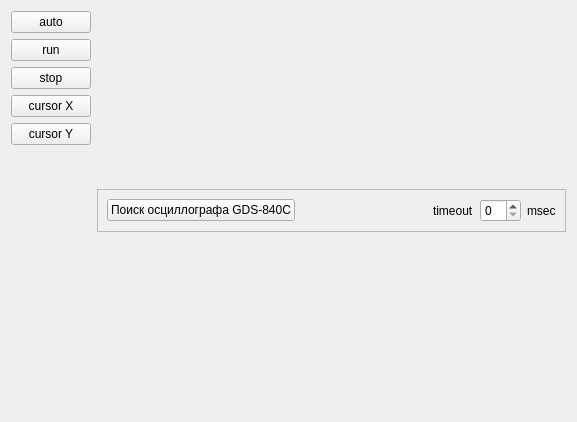
<?xml version="1.0" encoding="UTF-8"?>
<ui version="4.0">
 <class>Oscilloscope_GDS_840C</class>
 <widget class="QWidget" name="Oscilloscope_GDS_840C">
  <property name="geometry">
   <rect>
    <x>0</x>
    <y>0</y>
    <width>577</width>
    <height>422</height>
   </rect>
  </property>
  <property name="windowTitle">
   <string>Form</string>
  </property>
  <layout class="QHBoxLayout" name="horizontalLayout">
   <item>
    <layout class="QVBoxLayout" name="verticalLayout">
     <item>
      <widget class="QPushButton" name="btn_auto">
       <property name="text">
        <string>auto</string>
       </property>
      </widget>
     </item>
     <item>
      <widget class="QPushButton" name="btn_run">
       <property name="text">
        <string>run</string>
       </property>
      </widget>
     </item>
     <item>
      <widget class="QPushButton" name="btn_stop">
       <property name="text">
        <string>stop</string>
       </property>
      </widget>
     </item>
     <item>
      <widget class="QPushButton" name="btn_cursor_X">
       <property name="text">
        <string>cursor X</string>
       </property>
       <property name="checkable">
        <bool>true</bool>
       </property>
      </widget>
     </item>
     <item>
      <widget class="QPushButton" name="btn_cursor_Y">
       <property name="text">
        <string>cursor Y</string>
       </property>
       <property name="checkable">
        <bool>true</bool>
       </property>
      </widget>
     </item>
     <item>
      <spacer name="verticalSpacer">
       <property name="orientation">
        <enum>Qt::Vertical</enum>
       </property>
       <property name="sizeHint" stdset="0">
        <size>
         <width>20</width>
         <height>40</height>
        </size>
       </property>
      </spacer>
     </item>
    </layout>
   </item>
   <item>
    <layout class="QVBoxLayout" name="verticalLayout_2">
     <item>
      <widget class="QFrame" name="frame">
       <property name="sizePolicy">
        <sizepolicy hsizetype="Preferred" vsizetype="Fixed">
         <horstretch>0</horstretch>
         <verstretch>0</verstretch>
        </sizepolicy>
       </property>
       <property name="frameShape">
        <enum>QFrame::StyledPanel</enum>
       </property>
       <property name="frameShadow">
        <enum>QFrame::Raised</enum>
       </property>
       <layout class="QHBoxLayout" name="horizontalLayout_3">
        <item>
         <widget class="QPushButton" name="btn_find_device">
          <property name="text">
           <string>Поиск осциллографа GDS-840C</string>
          </property>
         </widget>
        </item>
        <item>
         <spacer name="horizontalSpacer">
          <property name="orientation">
           <enum>Qt::Horizontal</enum>
          </property>
          <property name="sizeHint" stdset="0">
           <size>
            <width>40</width>
            <height>20</height>
           </size>
          </property>
         </spacer>
        </item>
        <item>
         <widget class="QLabel" name="label">
          <property name="text">
           <string>timeout</string>
          </property>
         </widget>
        </item>
        <item>
         <widget class="QSpinBox" name="sb_timeout"/>
        </item>
        <item>
         <widget class="QLabel" name="label_2">
          <property name="text">
           <string>msec</string>
          </property>
         </widget>
        </item>
       </layout>
      </widget>
     </item>
     <item>
      <layout class="QVBoxLayout" name="oscilloscope_layout"/>
     </item>
    </layout>
   </item>
   <item>
    <layout class="QVBoxLayout" name="fake_layout"/>
   </item>
  </layout>
 </widget>
 <resources/>
 <connections/>
</ui>
